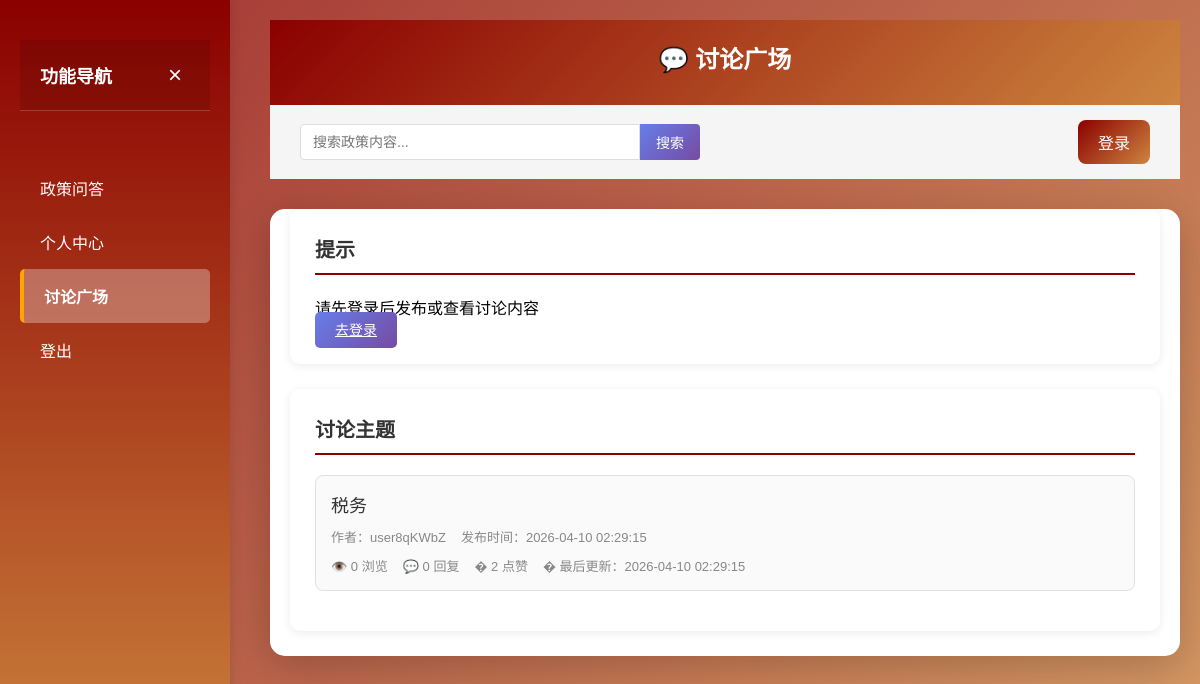
Page /forum on the committed database.
### tables this page shows
CREATE TABLE forum_topics (
            id INTEGER PRIMARY KEY AUTOINCREMENT,
            user_id INTEGER,
            title TEXT NOT NULL,
            content TEXT NOT NULL,
            view_count INTEGER DEFAULT 0,
            reply_count INTEGER DEFAULT 0,
            like_count INTEGER DEFAULT 0,
            has_image INTEGER DEFAULT 0,
            created_at TIMESTAMP DEFAULT CURRENT_TIMESTAMP,
            updated_at TIMESTAMP DEFAULT CURRENT_TIMESTAMP,
            FOREIGN KEY (user_id) REFERENCES users(id) ON DELETE CASCADE
        );

CREATE TABLE users (
            id INTEGER PRIMARY KEY AUTOINCREMENT,
            username TEXT NOT NULL UNIQUE,
            password TEXT NOT NULL,
            role TEXT NOT NULL DEFAULT 'user',
            nickname TEXT,
            region TEXT,
            ban_until TIMESTAMP,
            is_banned INTEGER DEFAULT 0,
            is_expert INTEGER DEFAULT 0,
            expert_application TEXT,
            created_at TIMESTAMP DEFAULT CURRENT_TIMESTAMP
        );

### app/routes.py (the view, shortened to what this page needs)
@app.route('/forum')
def forum():
    user_info = None
    topics = ForumService.get_all_topics()
    return render_template('forum.html', user_info=user_info, topics=topics)

### app/models.py (called while the page is built)
def get_all_forum_topics():
    conn = sqlite3.connect(DATABASE_PATH)
    cursor = conn.cursor()
    cursor.execute('''
        SELECT ft.id, ft.user_id, ft.title, ft.content, ft.view_count, ft.reply_count, ft.like_count, ft.has_image, ft.created_at, ft.updated_at, u.nickname
        FROM forum_topics ft
        JOIN users u ON ft.user_id = u.id
        ORDER BY ft.updated_at DESC
    ''')
    topics = cursor.fetchall()
    conn.close()
    return [{
        'id': t[0], 'user_id': t[1], 'title': t[2], 'content': t[3],
        'view_count': t[4], 'reply_count': t[5], 'like_count': t[6], 'has_image': t[7],
        'created_at': t[8], 'updated_at': t[9], 'nickname': t[10]
    } for t in topics]

### app/routes.py (called while the page is built)
def is_logged_in():
    return 'user_id' in session

### app/services/forum_service.py (called while the page is built)
    @staticmethod
    def get_all_topics():
        return get_all_forum_topics()

### templates/forum.html (shortened to what this page needs)
<!DOCTYPE html>
<html lang="zh-CN">
<head>
    <link rel="stylesheet" href="/css/main.css">
</head>
<body>
    <div class="sidebar" id="sidebar">
        <div class="sidebar-content">
            <div class="sidebar-header">
                <h3>功能导航</h3>
                <button class="close-sidebar" onclick="toggleSidebar()">×</button>
            </div>
            <ul class="sidebar-nav">
                <li><a href="/">政策问答</a></li>
                <li><a href="/profile">个人中心</a></li>
                <li><a href="/forum" class="active">讨论广场</a></li>
                <li><a href="/logout">登出</a></li>
            </ul>
        </div>
    </div>
    <div class="main-container">
        <div class="header">
            <h1>💬 讨论广场</h1>
        </div>
        <div class="nav">
            <div style="display: flex; align-items: center; gap: 15px; width: 100%; justify-content: space-between;">
                <div style="display: flex; align-items: center; gap: 10px; flex-grow: 1;">
                    <div style="flex-grow: 1; max-width: 400px;">
                        <form action="/search" method="GET" style="display: flex;">
                            <input type="text" name="q" placeholder="搜索政策内容..." style="flex-grow: 1; padding: 8px 12px; border: 1px solid #ddd; border-radius: 4px 0 0 4px; font-size: 14px;">
                            <button type="submit" class="btn" style="border-radius: 0 4px 4px 0; padding: 8px 16px; font-size: 14px;">搜索</button>
                        </form>
                    </div>
                </div>
                {% if user_info %}
                <div style="display: flex; align-items: center; gap: 15px;">
                    <span style="color: #333; font-weight: 500;">👤 {{ user_info.nickname or user_info.username }}</span>
                    {% if user_info.region %}
                    <span style="color: #666; font-size: 14px;">({{ user_info.region }})</span>
                    {% endif %}
                    <a href="/">首页</a>
                    <a href="/profile">个人中心</a>
                    <a href="/logout" class="logout">登出</a>
                </div>
                {% else %}
                <div style="display: flex; justify-content: flex-end;">
                    <a href="/login" class="login-btn">登录</a>
                </div>
                {% endif %}
            </div>
        </div>
        <div class="container">
        {% if user_info %}
            {% if user_info.is_banned or user_info.ban_until %}
                <div class="ban-notice">
                    ⚠️ 您已被封禁，无法发布或回复内容
                </div>
            {% endif %}
        {% else %}
            <div class="card">
                <h2>提示</h2>
                <p>请先登录后发布或查看讨论内容</p>
                <a href="/login" class="btn">去登录</a>
            </div>
        {% endif %}
        <div class="card" style="z-index: 1;">
            <h2>讨论主题</h2>
            <div class="topic-list" id="topic-list">
                {% if topics %}
                    {% for topic in topics %}
                    <div class="topic-item">
                        <div class="topic-header">
                            <a href="/forum/topic/{{ topic.id }}" class="topic-title">{{ topic.title }}</a>
                        </div>
                        <div class="topic-meta">
                            <span>作者：{{ topic.nickname }}</span>
                            <span>发布时间：{{ topic.created_at }}</span>
                        </div>
                        <div class="topic-stats">
                            <span>👁️ {{ topic.view_count }} 浏览</span>
                            <span>💬 {{ topic.reply_count }} 回复</span>
                            <span>� {{ topic.like_count }} 点赞</span>
                            <span>� 最后更新：{{ topic.updated_at }}</span>
                        </div>
                    </div>
                    {% endfor %}
                {% else %}
                    <div class="empty-state">
                        <i>💬</i>
                        <p>暂无讨论主题，快来发布第一个主题吧！</p>
                    </div>
                {% endif %}
            </div>
        </div>
    </div>
    </div>
</body>
</html>

### css/main.css (style rules this page uses)
* { margin: 0; padding: 0; box-sizing: border-box; }
body { font-family: 'Microsoft YaHei', Arial, sans-serif; background: linear-gradient(135deg, rgba(139, 0, 0, 0.8) 0%, rgba(205, 133, 63, 0.8) 100%), url('https://img.freepik.com/free-vector/china-great-wall-silhouette_1048-12746.jpg'); background-size: cover; background-position: center; background-attachment: fixed; min-height: 100vh; padding: 20px; }
.container { max-width: 900px; margin: 0 auto; background: white; border-radius: 15px; box-shadow: 0 10px 40px rgba(0,0,0,0.2); overflow: hidden; }
.header { background: linear-gradient(135deg, #8B0000 0%, #CD853F 100%); color: white; padding: 30px; text-align: center; }
.header h1 { font-size: 32px; margin-bottom: 10px; }
.nav { display: flex; justify-content: flex-end; padding: 15px 30px; background: #f5f5f5; gap: 15px; }
.nav a { color: #8B0000; text-decoration: none; font-weight: 500; }
.nav a.login-btn { color: white !important; }
.btn { background: linear-gradient(135deg, #8B0000 0%, #CD853F 100%); color: white; border: none; padding: 15px 40px; font-size: 16px; border-radius: 10px; cursor: pointer; transition: transform 0.2s, box-shadow 0.2s; font-weight: 500; }
.sidebar { position: fixed; left: -230px; top: 0; width: 250px; height: 100vh; background-color: #8B0000; color: white; transition: left 0.3s ease; z-index: 1000; padding: 20px 0; box-shadow: 2px 0 10px rgba(0, 0, 0, 0.1); }
.sidebar::before { content: ''; position: absolute; left: 100%; top: 0; width: 45px; height: 100%; background: transparent; }
.sidebar-content { padding: 20px; }
.sidebar-header { display: flex; justify-content: space-between; align-items: center; margin-bottom: 30px; padding-bottom: 20px; border-bottom: 1px solid rgba(255, 255, 255, 0.1); }
.sidebar-header h3 { margin: 0; font-size: 18px; font-weight: 600; }
.close-sidebar { background: none; border: none; color: white; font-size: 20px; cursor: pointer; padding: 0; width: 30px; height: 30px; display: flex; align-items: center; justify-content: center; border-radius: 50%; transition: background-color 0.3s; }
.sidebar-nav { list-style: none; padding: 0; margin: 0; }
.sidebar-nav li { margin-bottom: 10px; }
.sidebar-nav a { display: block; padding: 12px 15px; color: rgba(255, 255, 255, 0.8); text-decoration: none; border-radius: 5px; transition: background-color 0.3s, color 0.3s; }
.sidebar-nav a.active { background-color: #CD853F; color: white; }
.main-container { margin-left: 20px; transition: margin-left 0.3s ease; min-height: 100vh; }
.login-btn { background: linear-gradient(135deg, #8B0000 0%, #CD853F 100%); color: white; border: none; padding: 10px 20px; border-radius: 8px; text-decoration: none; font-weight: 500; transition: transform 0.2s, box-shadow 0.2s; }
.sidebar { position: fixed; left: -220px; top: 0; width: 230px; height: 100vh; background: linear-gradient(180deg, #8B0000 0%, #CD853F 100%); color: white; transition: left 0.3s ease; z-index: 1000; box-shadow: 2px 0 10px rgba(0,0,0,0.1); overflow: hidden; }
.sidebar-content { height: 100%; display: flex; flex-direction: column; }
.sidebar-header { padding: 20px; border-bottom: 1px solid rgba(255,255,255,0.2); display: flex; justify-content: space-between; align-items: center; background: rgba(0,0,0,0.1); }
.sidebar-header h3 { margin: 0; font-size: 18px; }
.close-sidebar { background: none; border: none; color: white; font-size: 24px; cursor: pointer; padding: 0; width: 30px; height: 30px; display: flex; align-items: center; justify-content: center; }
.sidebar-nav { list-style: none; padding: 0; margin: 20px 0; flex: 1; }
.sidebar-nav li { margin: 0; }
.sidebar-nav a { display: block; padding: 15px 20px; color: white; text-decoration: none; transition: background-color 0.3s, transform 0.2s; }
.sidebar-nav a.active { background-color: rgba(255,255,255,0.3); border-left: 4px solid #FFA500; font-weight: bold; }

### rows in the picture
forum_topics: title "税务", nickname "user8qKWbZ", created_at "2026-04-10 02:29:15", view_count "0", reply_count "0", like_count "2", updated_at "2026-04-10 02:29:15"
